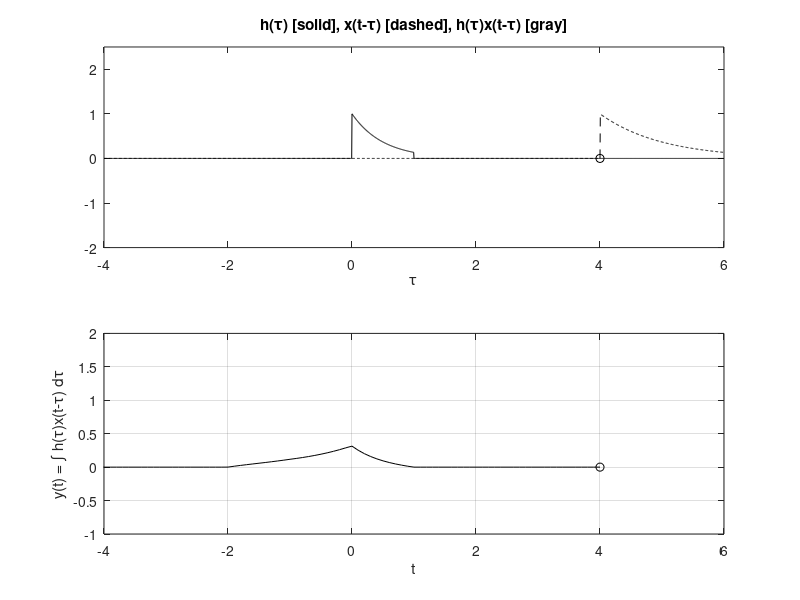

Reproduce this figure in MATLAB.
% L2_B3h.m : Chapter 2, MATLAB Program 8
% Script M-file graphically demonstrates the convolution process.

figure(1)  % Create figure window and make visible on screen
u = @(t) 1.0*(t>=0);
x = @(t) exp(t).*(u(t+2)-u(t)); %2.4-27(h) x(t)=(e^t)(u(t+2)-u(t))
h = @(t) exp(-2*t).*(u(t)-u(t-1)); %2.4-27(h) h(t)=(e^-2t)(u(t)-u(t-1))

dtau = 0.005; tau = -4:dtau:6;
ti = 0; tvec = -5:.1:4;

y = NaN*zeros(1,length(tvec));  % Pre-allocate memory

for t = tvec
    ti = ti+1;  % Time index
    xh = x(t-tau).*h(tau); 
    lxh = length(xh);
    y(ti) = sum(xh.*dtau);  % Trapezoidal approximation of convolution integral
    
    subplot(2,1,1), plot(tau,h(tau),'k-',tau,x(t-tau),'k--',t,0,'ok');
    axis([tau(1) tau(end) -2.0 2.5]);
    
    patch([tau(1:end-1);tau(1:end-1);tau(2:end);tau(2:end)], ...
        [zeros(1,lxh-1);xh(1:end-1);xh(2:end);zeros(1,lxh-1)], ...
        [.8 .8 .8],'edgecolor','none');
    
    xlabel('\tau'); 
    title('h(\tau) [solid], x(t-\tau) [dashed], h(\tau)x(t-\tau) [gray]');
    
    c = get(gca,'children'); 
    set(gca,'children',[c(2);c(3);c(4);c(1)]);
    
    subplot(2,1,2), plot(tvec,y,'k',tvec(ti),y(ti),'ok');
    xlabel('t'); 
    ylabel('y(t) = \int h(\tau)x(t-\tau) d\tau');
    axis([tau(1) tau(end) -1.0 2.0]); 
    grid;
    drawnow;
end
